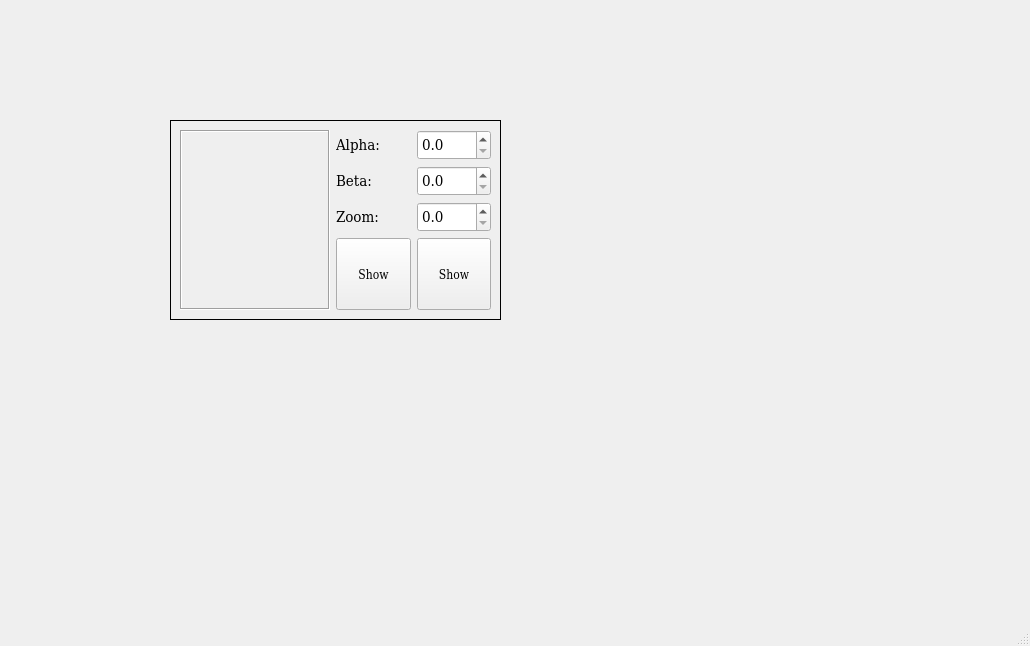
<?xml version="1.0" encoding="UTF-8"?>
<ui version="4.0">
 <class>MainWindow</class>
 <widget class="QMainWindow" name="MainWindow">
  <property name="geometry">
   <rect>
    <x>0</x>
    <y>0</y>
    <width>1030</width>
    <height>646</height>
   </rect>
  </property>
  <property name="windowTitle">
   <string>MainWindow</string>
  </property>
  <widget class="QWidget" name="centralwidget">
   <widget class="QFrame" name="framePartOneView">
    <property name="geometry">
     <rect>
      <x>170</x>
      <y>120</y>
      <width>331</width>
      <height>200</height>
     </rect>
    </property>
    <property name="maximumSize">
     <size>
      <width>16777215</width>
      <height>200</height>
     </size>
    </property>
    <property name="frameShape">
     <enum>QFrame::Box</enum>
    </property>
    <property name="frameShadow">
     <enum>QFrame::Plain</enum>
    </property>
    <layout class="QHBoxLayout" name="horizontalLayout">
     <item>
      <layout class="QVBoxLayout" name="verticalLayout_2">
       <item>
        <widget class="QLabel" name="labelOriOneView">
         <property name="minimumSize">
          <size>
           <width>150</width>
           <height>150</height>
          </size>
         </property>
         <property name="frameShape">
          <enum>QFrame::Box</enum>
         </property>
         <property name="frameShadow">
          <enum>QFrame::Sunken</enum>
         </property>
         <property name="text">
          <string/>
         </property>
        </widget>
       </item>
      </layout>
     </item>
     <item>
      <layout class="QGridLayout" name="gridLayout">
       <item row="1" column="0">
        <widget class="QLabel" name="labelBetaOneView">
         <property name="sizePolicy">
          <sizepolicy hsizetype="Preferred" vsizetype="Fixed">
           <horstretch>0</horstretch>
           <verstretch>0</verstretch>
          </sizepolicy>
         </property>
         <property name="minimumSize">
          <size>
           <width>0</width>
           <height>30</height>
          </size>
         </property>
         <property name="font">
          <font>
           <family>DejaVu Serif Condensed</family>
           <pointsize>11</pointsize>
          </font>
         </property>
         <property name="text">
          <string>Beta:</string>
         </property>
        </widget>
       </item>
       <item row="3" column="0">
        <widget class="QPushButton" name="pushButton_21">
         <property name="sizePolicy">
          <sizepolicy hsizetype="Minimum" vsizetype="Preferred">
           <horstretch>0</horstretch>
           <verstretch>0</verstretch>
          </sizepolicy>
         </property>
         <property name="minimumSize">
          <size>
           <width>0</width>
           <height>25</height>
          </size>
         </property>
         <property name="maximumSize">
          <size>
           <width>1677777</width>
           <height>1677777</height>
          </size>
         </property>
         <property name="font">
          <font>
           <family>DejaVu Serif Condensed</family>
           <pointsize>9</pointsize>
          </font>
         </property>
         <property name="text">
          <string>Show</string>
         </property>
        </widget>
       </item>
       <item row="2" column="0">
        <widget class="QLabel" name="label_85">
         <property name="sizePolicy">
          <sizepolicy hsizetype="Preferred" vsizetype="Fixed">
           <horstretch>0</horstretch>
           <verstretch>0</verstretch>
          </sizepolicy>
         </property>
         <property name="minimumSize">
          <size>
           <width>0</width>
           <height>30</height>
          </size>
         </property>
         <property name="font">
          <font>
           <family>DejaVu Serif Condensed</family>
           <pointsize>11</pointsize>
          </font>
         </property>
         <property name="text">
          <string>Zoom:</string>
         </property>
        </widget>
       </item>
       <item row="3" column="1">
        <widget class="QPushButton" name="pushButton_23">
         <property name="sizePolicy">
          <sizepolicy hsizetype="Minimum" vsizetype="Preferred">
           <horstretch>0</horstretch>
           <verstretch>0</verstretch>
          </sizepolicy>
         </property>
         <property name="minimumSize">
          <size>
           <width>0</width>
           <height>25</height>
          </size>
         </property>
         <property name="maximumSize">
          <size>
           <width>1677777</width>
           <height>1677777</height>
          </size>
         </property>
         <property name="font">
          <font>
           <family>DejaVu Serif Condensed</family>
           <pointsize>9</pointsize>
          </font>
         </property>
         <property name="text">
          <string>Show</string>
         </property>
        </widget>
       </item>
       <item row="0" column="0">
        <widget class="QLabel" name="labelAlphaOneView">
         <property name="sizePolicy">
          <sizepolicy hsizetype="Preferred" vsizetype="Fixed">
           <horstretch>0</horstretch>
           <verstretch>0</verstretch>
          </sizepolicy>
         </property>
         <property name="minimumSize">
          <size>
           <width>0</width>
           <height>30</height>
          </size>
         </property>
         <property name="font">
          <font>
           <family>DejaVu Serif Condensed</family>
           <pointsize>11</pointsize>
          </font>
         </property>
         <property name="text">
          <string>Alpha:</string>
         </property>
        </widget>
       </item>
       <item row="2" column="1">
        <widget class="QDoubleSpinBox" name="doubleSpinBox_51">
         <property name="minimumSize">
          <size>
           <width>50</width>
           <height>30</height>
          </size>
         </property>
         <property name="font">
          <font>
           <family>DejaVu Serif Condensed</family>
           <pointsize>11</pointsize>
          </font>
         </property>
         <property name="decimals">
          <number>1</number>
         </property>
        </widget>
       </item>
       <item row="0" column="1">
        <widget class="QDoubleSpinBox" name="doubleSpinBox_49">
         <property name="minimumSize">
          <size>
           <width>50</width>
           <height>30</height>
          </size>
         </property>
         <property name="font">
          <font>
           <family>DejaVu Serif Condensed</family>
           <pointsize>11</pointsize>
          </font>
         </property>
         <property name="decimals">
          <number>1</number>
         </property>
        </widget>
       </item>
       <item row="1" column="1">
        <widget class="QDoubleSpinBox" name="doubleSpinBox_50">
         <property name="minimumSize">
          <size>
           <width>50</width>
           <height>30</height>
          </size>
         </property>
         <property name="font">
          <font>
           <family>DejaVu Serif Condensed</family>
           <pointsize>11</pointsize>
          </font>
         </property>
         <property name="decimals">
          <number>1</number>
         </property>
        </widget>
       </item>
      </layout>
     </item>
    </layout>
   </widget>
  </widget>
  <widget class="QMenuBar" name="menubar">
   <property name="geometry">
    <rect>
     <x>0</x>
     <y>0</y>
     <width>1030</width>
     <height>22</height>
    </rect>
   </property>
  </widget>
  <widget class="QStatusBar" name="statusbar"/>
 </widget>
 <resources/>
 <connections/>
</ui>
